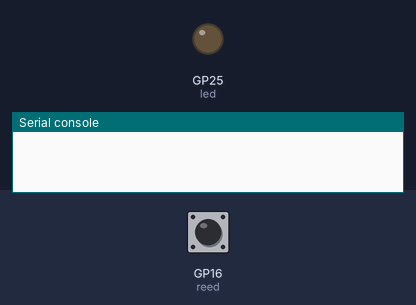
A program run on a simulated Raspberry Pi Pico running MicroPython. Parts: output pins drawn as LEDs (lit = HIGH), the last lines printed to the serial console. Dashed ring = blinking. Inputs (shaded band) come from the test bench; at power-on: GP16 (reed) HIGH.

Above: at 1.2 s.
1.3 s: GP16 (reed) driven LOW
At 1.6 s:
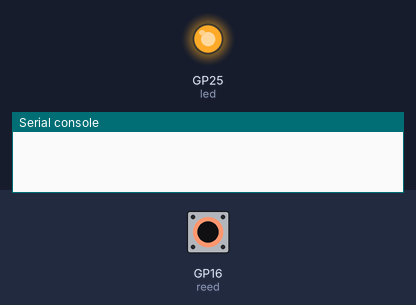
2.8 s: GP16 (reed) driven HIGH
At 3.9 s:
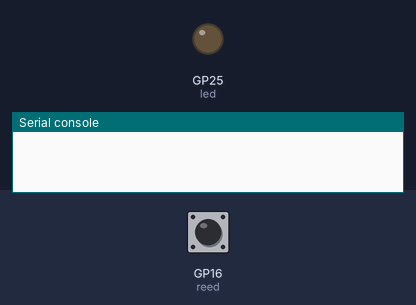
4.3 s: GP16 (reed) pulsed LOW 2 times (0.12 s each, 0.3 s apart)
At 4.36 s:
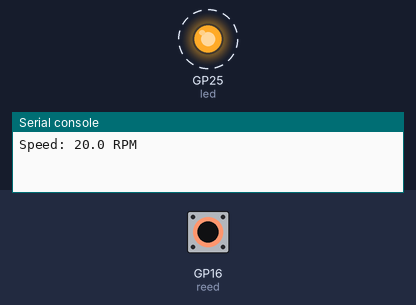
Timing chart, 0 to 7.3 s (numbered marks = the images above; inputs shaded):
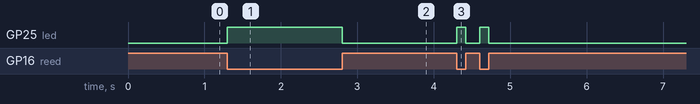

The program:

reed_switch.py
```python
from machine import Pin, Timer
import time

# Initialize reed sensor and LED
reed = Pin(16, Pin.IN, Pin.PULL_UP)
led = Pin("LED", Pin.OUT)

# Variables for speed calculation
last_state = reed.value()
last_edge_time = 0
current_rpm = 0
rotation_times = []  # Store the last few rotation times for averaging
max_samples = 5      # Number of samples to average

def calculate_rpm():
    global rotation_times, current_rpm

    # If we have no measurements, return 0
    if len(rotation_times) == 0:
        current_rpm = 0
        return

    # Calculate average time per rotation
    avg_rotation_time = sum(rotation_times) / len(rotation_times)

    # Convert to RPM (60000 ms in a minute)
    current_rpm = 60000 / avg_rotation_time if avg_rotation_time > 0 else 0

    # Only print if there's actual movement detected
    if current_rpm > 0:
        print(f"Speed: {current_rpm:.1f} RPM")

def check_timeout():
    global rotation_times, current_rpm

    # If no new edge detected in 2 seconds, assume speed is 0
    current_time = time.ticks_ms()
    if rotation_times and time.ticks_diff(current_time, last_edge_time) > 2000:
        rotation_times = []
        if current_rpm > 0:  # Only print if we're changing from non-zero
            current_rpm = 0
            print("Speed: 0.0 RPM")

def reed_callback(pin):
    global last_state, last_edge_time, rotation_times

    # Get current time and state
    current_time = time.ticks_ms()
    current_state = pin.value()

    # Debounce (ignore transitions that happen too quickly)
    if time.ticks_diff(current_time, last_edge_time) < 5:  # 5ms debounce
        return

    # Update LED
    if current_state == 0:  # Magnet detected
        led.on()
    else:
        led.off()

    # If this is a falling edge (1->0, magnet arriving)
    if current_state == 0 and last_state == 1:
        # If we have a previous falling edge time, calculate the full rotation period
        if last_edge_time > 0:
            period = time.ticks_diff(current_time, last_edge_time)

            # Add to our samples
            rotation_times.append(period)

            # Keep only the most recent samples
            if len(rotation_times) > max_samples:
                rotation_times.pop(0)

            # Calculate and display the current RPM
            calculate_rpm()

        # Update last edge time
        last_edge_time = current_time

    # Update last state
    last_state = current_state

def timer_callback(timer):
    check_timeout()

def main():
    # Set up interrupt for reed sensor
    reed.irq(trigger=Pin.IRQ_RISING | Pin.IRQ_FALLING, handler=reed_callback)

    # Set up timer for timeout checking
    timer = Timer()
    timer.init(period=1000, mode=Timer.PERIODIC, callback=timer_callback)

    try:
        while True:
            # Main loop - everything happens in callbacks
            time.sleep(0.1)
    except KeyboardInterrupt:
        # Clean up
        timer.deinit()
        print("Program stopped")

if __name__ == "__main__":
    main()
```

Measured:
- after the input at 1.3 s, GP25 (led): LOW → HIGH at once
- after the input at 2.8 s, GP25 (led): HIGH → LOW at once
- after the input at 4.3 s, GP25 (led): alternates HIGH for 0.12 s and LOW for 0.18 s, 4 changes in all, then stays LOW, starting at once
